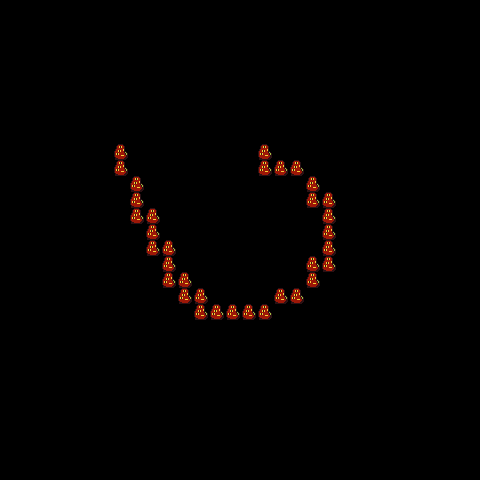

Below is a game level as drawn by its tile map, then a one-line description and the .tmx file that defines it, in full:
An orthogonal 30x30 tile map with 16x16 px tiles, 1 tile layer (Camada de Blocos 1).

<map version="1.10" tiledversion="1.10.2" orientation="orthogonal" renderorder="right-down" width="30" height="30" tilewidth="16" tileheight="16" infinite="0" nextlayerid="2" nextobjectid="1">
 <tileset firstgid="1" source="apocalypse2.tsx" />
 <layer id="1" name="Camada de Blocos 1" width="30" height="30">
  <data encoding="csv">
0,0,0,0,0,0,0,0,0,0,0,0,0,0,0,0,0,0,0,0,0,0,0,0,0,0,0,0,0,0,
0,0,0,0,0,0,0,0,0,0,0,0,0,0,0,0,0,0,0,0,0,0,0,0,0,0,0,0,0,0,
0,0,0,0,0,0,0,0,0,0,0,0,0,0,0,0,0,0,0,0,0,0,0,0,0,0,0,0,0,0,
0,0,0,0,0,0,0,0,0,0,0,0,0,0,0,0,0,0,0,0,0,0,0,0,0,0,0,0,0,0,
0,0,0,0,0,0,0,0,0,0,0,0,0,0,0,0,0,0,0,0,0,0,0,0,0,0,0,0,0,0,
0,0,0,0,0,0,0,0,0,0,0,0,0,0,0,0,0,0,0,0,0,0,0,0,0,0,0,0,0,0,
0,0,0,0,0,0,0,0,0,0,0,0,0,0,0,0,0,0,0,0,0,0,0,0,0,0,0,0,0,0,
0,0,0,0,0,0,0,0,0,0,0,0,0,0,0,0,0,0,0,0,0,0,0,0,0,0,0,0,0,0,
0,0,0,0,0,0,0,0,0,0,0,0,0,0,0,0,0,0,0,0,0,0,0,0,0,0,0,0,0,0,
0,0,0,0,0,0,0,166,0,0,0,0,0,0,0,0,166,0,0,0,0,0,0,0,0,0,0,0,0,0,
0,0,0,0,0,0,0,166,0,0,0,0,0,0,0,0,166,166,166,0,0,0,0,0,0,0,0,0,0,0,
0,0,0,0,0,0,0,0,166,0,0,0,0,0,0,0,0,0,0,166,0,0,0,0,0,0,0,0,0,0,
0,0,0,0,0,0,0,0,166,0,0,0,0,0,0,0,0,0,0,166,166,0,0,0,0,0,0,0,0,0,
0,0,0,0,0,0,0,0,166,166,0,0,0,0,0,0,0,0,0,0,166,0,0,0,0,0,0,0,0,0,
0,0,0,0,0,0,0,0,0,166,0,0,0,0,0,0,0,0,0,0,166,0,0,0,0,0,0,0,0,0,
0,0,0,0,0,0,0,0,0,166,166,0,0,0,0,0,0,0,0,0,166,0,0,0,0,0,0,0,0,0,
0,0,0,0,0,0,0,0,0,0,166,0,0,0,0,0,0,0,0,166,166,0,0,0,0,0,0,0,0,0,
0,0,0,0,0,0,0,0,0,0,166,166,0,0,0,0,0,0,0,166,0,0,0,0,0,0,0,0,0,0,
0,0,0,0,0,0,0,0,0,0,0,166,166,0,0,0,0,166,166,0,0,0,0,0,0,0,0,0,0,0,
0,0,0,0,0,0,0,0,0,0,0,0,166,166,166,166,166,0,0,0,0,0,0,0,0,0,0,0,0,0,
0,0,0,0,0,0,0,0,0,0,0,0,0,0,0,0,0,0,0,0,0,0,0,0,0,0,0,0,0,0,
0,0,0,0,0,0,0,0,0,0,0,0,0,0,0,0,0,0,0,0,0,0,0,0,0,0,0,0,0,0,
0,0,0,0,0,0,0,0,0,0,0,0,0,0,0,0,0,0,0,0,0,0,0,0,0,0,0,0,0,0,
0,0,0,0,0,0,0,0,0,0,0,0,0,0,0,0,0,0,0,0,0,0,0,0,0,0,0,0,0,0,
0,0,0,0,0,0,0,0,0,0,0,0,0,0,0,0,0,0,0,0,0,0,0,0,0,0,0,0,0,0,
0,0,0,0,0,0,0,0,0,0,0,0,0,0,0,0,0,0,0,0,0,0,0,0,0,0,0,0,0,0,
0,0,0,0,0,0,0,0,0,0,0,0,0,0,0,0,0,0,0,0,0,0,0,0,0,0,0,0,0,0,
0,0,0,0,0,0,0,0,0,0,0,0,0,0,0,0,0,0,0,0,0,0,0,0,0,0,0,0,0,0,
0,0,0,0,0,0,0,0,0,0,0,0,0,0,0,0,0,0,0,0,0,0,0,0,0,0,0,0,0,0,
0,0,0,0,0,0,0,0,0,0,0,0,0,0,0,0,0,0,0,0,0,0,0,0,0,0,0,0,0,0
</data>
 </layer>
</map>
